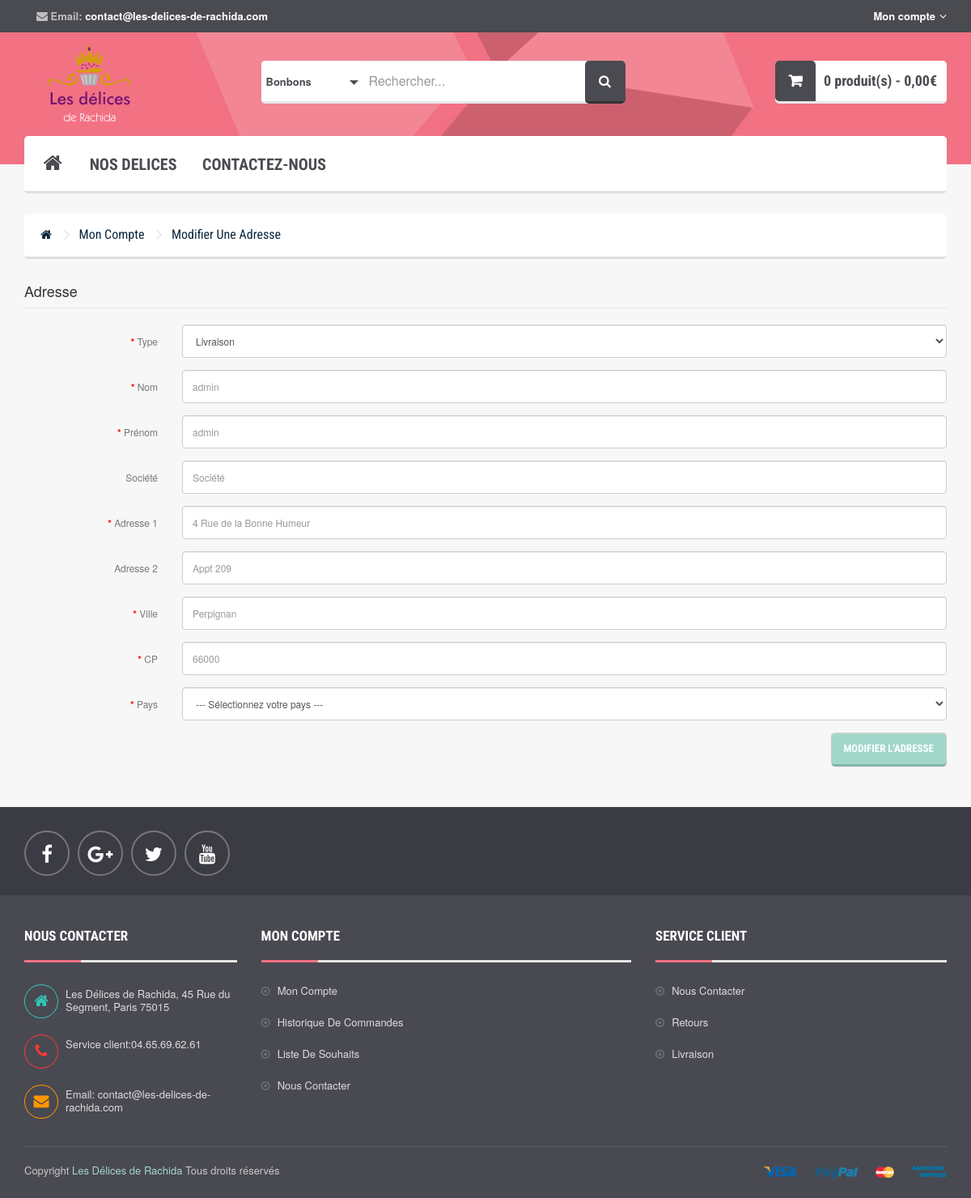
The app's page /modifier-adresse.php?id=1 (signed in) with its own data.
### tables this page shows
CREATE TABLE IF NOT EXISTS `adresse` (
  `IDAdresse` int(11) NOT NULL AUTO_INCREMENT,
  `IDClient` int(11) NOT NULL,
  `Nom` varchar(50) NOT NULL,
  `Prenom` varchar(150) NOT NULL,
  `Societe` varchar(50) DEFAULT NULL,
  `Adresse1` varchar(50) NOT NULL,
  `Adresse2` varchar(50) DEFAULT NULL,
  `CodePostal` varchar(50) NOT NULL,
  `Ville` varchar(50) NOT NULL,
  `Pays` varchar(50) NOT NULL,
  `TypeAdresse` varchar(50) NOT NULL,
  PRIMARY KEY (`IDAdresse`),
  KEY `produit_ibfk_3` (`IDClient`)
);

### inc/bdd.php (called while the page is built, shortened)
<?php
class DB{
	private $host = 'localhost';
	private $username = 'root';
	private $password = '';
	private $database = 'ppe2';
	private $db;
	public function __construct($host = null, $username = null, $password = null, $database = null){
		try{
			$this->db = new PDO('mysql:host='.$this->host.';dbname='.$this->database, $this->username, $this->password, array(
					PDO::MYSQL_ATTR_INIT_COMMAND => 'SET NAMES UTF8',
					PDO::ATTR_ERRMODE => PDO::ERRMODE_WARNING
				));
		}catch(PDOException $e){
			die('<h1>Impossible de se connecter à la base de donnee</h1>');
		}
	}
	public function query($sql, $data = array()){
		$req =$this->db->prepare($sql);
		$req->execute($data);
		return $req->fetchAll(PDO::FETCH_OBJ);
	}
}
?>

### modifier-adresse.php (the view, shortened to what this page needs)
<?php include("inc/header.php"); ?>
<?php  if($_GET["id"] == null){
    header('Location: index.php');
}else{
  $id_adresse = $_GET["id"];
  $adresses=$DB->query('SELECT * FROM adresse WHERE IDAdresse = '. $id_adresse .'');
}?>
        <div class="breadcrumb-area">
            <div class="container">
                <div class="row">
                    <div class="col-md-12">
                        <ul class="breadcrumb">
                            <li><a href="index.php"><i class="fa fa-home"></i></a></li>
                            <li><a href="compte.php">Mon Compte</a></li>
                            <li><a href="#">Modifier une adresse</a></li>
                        </ul>
                    </div>
                </div>
            </div>
        </div>
        <div class="contact-area">
            <div class="container">
                <div class="row">
                    <div class="col-md-12">
                        <form action="" method="post">
                            <fieldset>
                                <legend>Adresse</legend>
                                <div class="row">
                                    <?php foreach ( $adresses as $adresse ):?>
                                  <div class="form-group required">
                                      <label class="col-md-2 col-sm-3 control-label"> Type </label>
                                      <div class="col-md-10 col-sm-9">
                                          <select class="form-control" name="type_addr">
                                              <option value="Livraison">Livraison</option>
                                          </select>
                                      </div>
                                  </div>
                                  <div class="form-group required">
                                      <label class="col-md-2 col-sm-3 control-label">Nom</label>
                                      <div class="col-md-10 col-sm-9">
                                          <input type="text" class="form-control" placeholder="<?= $adresse->Nom ?>" value="" name="nom_addr">
                                      </div>
                                  </div>
                                  <div class="form-group required">
                                      <label class="col-md-2 col-sm-3 control-label">Prénom</label>
                                      <div class="col-md-10 col-sm-9">
                                          <input type="text" class="form-control" placeholder="<?= $adresse->Prenom ?>" value="" name="prenom_addr">
                                      </div>
                                  </div>
                                  <div class="form-group">
                                      <label class="col-md-2 col-sm-3 control-label">Société</label>
                                      <div class="col-md-10 col-sm-9">
                                          <input type="text" class="form-control" placeholder="<?= $adresse->Societe ?>" value="" name="societe_addr">
                                      </div>
                                  </div>
                                  <div class="form-group required">
                                      <label class="col-md-2 col-sm-3 control-label">Adresse 1</label>
                                      <div class="col-md-10 col-sm-9">
                                          <input type="text" class="form-control" placeholder="<?= $adresse->Adresse1 ?>" value="" name="addr1_addr">
                                      </div>
                                  </div>
                                  <div class="form-group">
                                      <label class="col-md-2 col-sm-3 control-label">Adresse 2</label>
                                      <div class="col-md-10 col-sm-9">
                                          <input type="text" class="form-control" placeholder="<?= $adresse->Adresse2 ?>"value="" name="addr2_addr">
                                      </div>
                                  </div>
                                  <div class="form-group required">
                                      <label class="col-md-2 col-sm-3 control-label">Ville</label>
                                      <div class="col-md-10 col-sm-9">
                                          <input type="text" class="form-control" placeholder="<?= $adresse->Ville ?>" value="" name="ville_addr">
                                      </div>
                                  </div>
                                  <div class="form-group required">
                                      <label class="col-md-2 col-sm-3 control-label">CP</label>
                                      <div class="col-md-10 col-sm-9">
                                          <input type="text" class="form-control" placeholder="<?= $adresse->CodePostal ?>" value="" name="cp_addr">
                                      </div>
                                  </div>
                                  <div class="form-group required">
                                      <label class="col-md-2 col-sm-3 control-label"> Pays </label>
                                      <div class="col-md-10 col-sm-9">
                                          <select class="form-control" name="pays_addr">
                                              <option value=""> --- Sélectionnez votre pays --- </option>
                                          </select>
                                      </div>
                                  </div>
                                    <div class="col-md-12">
                                        <div class="buttons">
                                            <button type="submit" class="btn btn-primary" name="btn-editaddr">Modifier l'adresse</button>
                                        </div>
                                    </div>
                                </div>
                              <?php endforeach ?>
                            </fieldset>
                        </form>
                    </div>
                </div>
            </div>
        </div>
<?php include("inc/footer.php"); ?>

### records on screen
adresse: nom_addr "admin", prenom_addr "admin", societe_addr "Société", addr1_addr "4 Rue de la Bonne Humeur", addr2_addr "Appt 209", ville_addr "Perpignan", cp_addr "66000"

### other values on screen
$panier->count() "0"
$panier->total() "0,00"
form field categorie "Bonbons"
